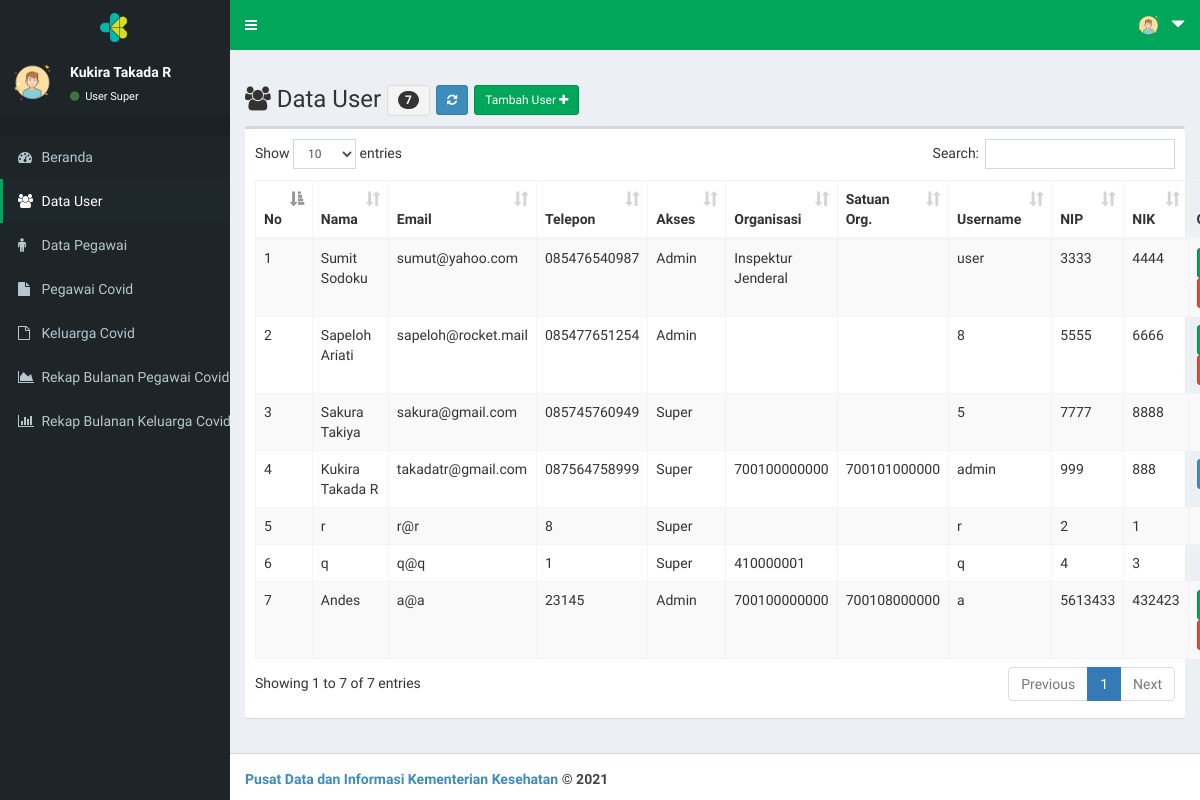
/page/index.php?menu=user_data (signed in), run on the app's committed database.
### tables this page shows
CREATE TABLE `tb_user` (
  `user_id` int(11) NOT NULL,
  `user_nama` varchar(30) NOT NULL,
  `user_email` varchar(30) NOT NULL,
  `user_telp` varchar(15) NOT NULL,
  `user_akses` enum('Super','Admin') NOT NULL,
  `user_org` varchar(100) NOT NULL,
  `user_orgsat` varchar(100) NOT NULL,
  `user_orgunit` varchar(100) NOT NULL,
  `user_name` varchar(15) NOT NULL,
  `user_pass` varchar(40) NOT NULL,
  `user_nip` varchar(20) NOT NULL,
  `user_nik` varchar(20) NOT NULL
);

### page/user_data.php (the view, shortened to what this page needs)
<!DOCTYPE html>
<html>
<head>
</head>
<body>
	<div class="row">
	  <div class="col-xs-12 col-md-12">
	    <h3><span class="fa fa-users"></span>
		    Data User
		    <?php
		      $qjumlah = mysqli_query($koneksi,"SELECT * FROM tb_user ");
		      $jumlah = mysqli_num_rows($qjumlah);
		    ?>
		    <button class="btn btn-sm btn-default"><span class="badge"><?php echo $jumlah; ?></span></button>
		    <a href="?menu=user_data" class="btn btn-sm btn-primary"><span class="fa fa-refresh"></a>
			<a href="?menu=user_tambah" class="btn btn-sm btn-success">Tambah User <span class="fa fa-plus"></a>
		</h3>
	  </div>
	</div>
	<div class="box">
        <div class="box-body">
          	<table id="example1" class="table table-bordered table-striped">
	            <thead>
		            <tr>
		              <th>No</th>
		              <th>Nama</th>
		              <th>Email</th>
		              <th>Telepon</th>
		              <th>Akses</th>
		              <th>Organisasi</th>
		              <th>Satuan Org.</th>
		              <th>Username</th>
		              <th>NIP</th>
		              <th>NIK</th>
		              <th>Opsi</th>
		            </tr>
	            </thead>
	            <tbody>
					<?php
					    $no = 1;
					    $sql = $koneksi->query("select * from tb_user");
					    while ($data=$sql->fetch_assoc()) {
					?>
				    <tr>
				        <td> <?php echo $no++; ?> </td>
				        <td> <?php echo $data['user_nama']; ?></td>
				        <td> <?php echo $data['user_email']; ?></td>
				        <td> <?php echo $data['user_telp']; ?></td>
				        <td> <?php echo $data['user_akses']; ?></td>
				        <td> <?php echo $data['user_org']; ?></td>
				        <td> <?php echo $data['user_orgsat']; ?></td>
				        <td> <?php echo $data['user_name']; ?></td>
				        <td> <?php echo $data['user_nip']; ?></td>
				        <td> <?php echo $data['user_nik']; ?></td>
				        <td>
				        	<?php
				        		if($data['user_id']==$profil['user_id']){ ?>
									<a 	href="?menu=user_profil_edit"
										class="btn btn-sm btn-primary"
										title="Edit dari profil <?php echo $data['user_nama'];?>">
									</a>
				          	<?php }
				         		elseif($data['user_akses']=='Super'){ }
						        else { ?>
									<a 	href="?menu=user_edit&user_id=<?php echo $data['user_id']; ?>"
										class="btn btn-sm btn-success"
										title="Edit <?php echo $data['user_nama'];?>">
									</a>
									<a 	onclick="return confirm('Anda yakin menghapus data user <?php echo $data['user_nama']; ?> ?')"
										href="?menu=user_hapus&user_id=<?php echo $data['user_id']; ?>"
										class="btn btn-sm btn-danger"
										title="Hapus <?php echo $data['user_nama'];?>" >
									</a>
							<?php }?>
				        </td>
				    </tr>
	      			<?php
	    				}
					?>
	            </tbody>
        	</table>
    	</div>
	</div>
</body>
</html>

### page/index.php (shortened to what this page needs)
<?php
  include "../inc/koneksi.php";
  $qprofil        = mysqli_query($koneksi,"SELECT * FROM tb_user WHERE user_id='$_SESSION[userweb]'");
  $profil         = mysqli_fetch_array($qprofil);
?>
<!DOCTYPE html>
<html>
  <head>
    <link rel="stylesheet" href="../lte/bootstrap/css/bootstrap.min.css">
    <link rel="stylesheet" href="https://cdnjs.cloudflare.com/ajax/libs/font-awesome/4.5.0/css/font-awesome.min.css">
    <link rel="stylesheet" href="https://cdnjs.cloudflare.com/ajax/libs/ionicons/2.0.1/css/ionicons.min.css">
    <link rel="stylesheet" href="../lte/dist/css/AdminLTE.min.css">
    <link rel="stylesheet" href="../lte/plugins/datatables/dataTables.bootstrap.css">
    <link rel="stylesheet" href="../lte/dist/css/skins/_all-skins.css">
    <link rel="stylesheet" href="../inc/mystyle.css">
  </head>
  <body class="hold-transition skin-green">
  <div class="wrapper">
    <header class="main-header">
      <a href="" class="logo" style=" background-color: #1d2529 !important">
       <img src="kmk.png" alt="" style="width: 30px !important;">
      </a>
      <nav class="navbar  navbar-static-top" role="navigation">
        <a href="#" class="sidebar-toggle" data-toggle="offcanvas" role="button">
        </a>
      <div class="navbar-custom-menu">
        <ul class="nav navbar-nav">
          <li class="dropdown user user-menu">
            <a href="#" class="dropdown-toggle" data-toggle="dropdown">
              <img src="../lte/dist/img/m.png" class="user-image" alt="User Image">
              <span class="hidden-xs"><span class="glyphicon glyphicon-triangle-bottom"></span></span>
            </a>
          </li>
        </ul>
      </div>
    </nav>
  </header>
    <aside class="main-sidebar" style=" background-color: #1d2529 !important">
    <section class="sidebar" style="color: #ffffff !important">
      <div class="user-panel">
        <div class="pull-left image">
          <img src="../lte/dist/img/m.png" class="img-circle" alt="User Image">
        </div>
        <div class="pull-left info">
          <p><?php echo $profil['user_nama']; ?></p>
          <a href="#">
            <i class="fa fa-circle text-success"></i> User <?php echo $profil['user_akses']; ?></a>
        </div>
      </div>
      <?php
        @$menu= $_GET['menu'];
      ?>
      <ul class="sidebar-menu">
        <li class="header"></li>
        <li <?php if (
          $menu=="" ||
          $menu=="dashboard"
          ){echo "class='active'";} ?>>
            <a href="?menu=dashboard">
              <i class="fa fa-dashboard"></i>
              <span>Beranda
              </span>
            </a>
        </li>
        <?php if($profil['user_akses']=='Super'){ ?>
          <li <?php if (
              $menu=="user_data" ||
              $menu=="user_tambah" ||
              $menu=="user_edit" ||
              $menu=="user_hapus"
            ){echo "class='active'";} ?>>
              <a href="?menu=user_data">
                <i class="fa fa-users"></i>
                <span>Data User
                </span>
              </a>
          </li>
        <?php } ?>
<?php if($profil['user_akses']!='Umum'){ ?>
        <li <?php if (
          $menu=="peg_data" ||
          $menu=="peg_tambah" ||
          $menu=="peg_edit" ||
          $menu=="peg_hapus"||
          $menu=="peg_hapus_semua"||
          $menu=="kon_data"||
          $menu=="kon_edit"||
          $menu=="kon_tambah"||
          $menu=="kel_data"||
          $menu=="kel_edit"||
          $menu=="kel_tambah"||
          $menu=="kel_tambah_lama"||
          $menu=="kel_identitas"||
          $menu=="kel_identitas_edit"||
          $menu=="kel_identitas_hapus"
          ){echo "class='active'";} ?>>
            <a href="?menu=peg_data">
              <i class="fa fa-male"></i>
              <span>Data Pegawai
              </span>
            </a>
        </li>
        <li <?php if (
          $menu=="vkon_data"||
          $menu=="vkon_tambah"||
          $menu=="vkon_hapus"
          ){echo "class='active'";} ?>>
            <a href="?menu=vkon_data">
              <i class="fa fa-file"></i>
              <span>Pegawai Covid
              </span>
            </a>
        </li>
        <li <?php if (
          $menu=="vkel_data"||
          $menu=="vkel_tambah"||
          $menu=="vkel_hapus"
          ){echo "class='active'";} ?>>
            <a href="?menu=vkel_data">
              <i class="fa fa-file-o"></i>
              <span>Keluarga Covid
              </span>
            </a>
        </li>
        <li <?php if (
          $menu=="rekkon_data"||
          $menu=="rekkon_rekap"||
          $menu=="rekkon_detail"
          ){echo "class='active'";} ?>>
            <a href="?menu=rekkon_data">
              <i class="fa fa-area-chart"></i>
              <span>Rekap Bulanan Pegawai Covid
              </span>
            </a>
        </li>
        <li <?php if (
          $menu=="rekkel_data"||
          $menu=="rekkel_rekap"||
          $menu=="rekkel_detail"
          ){echo "class='active'";} ?>>
            <a href="?menu=rekkel_data">
              <i class="fa fa-bar-chart"></i>
              <span>Rekap Bulanan Keluarga Covid
              </span>
            </a>
        </li>
<?php } ?>
      </ul>
    </section>
  </aside>
  <div class="content-wrapper">
    <section class="content">
      <?php
        switch($_GET['menu']){
          case 'user_data':
          include "user_data.php";
          break;
                ?>
                <?php
        }
      ?>
    </section>
  </div>
  <footer class="main-footer">
    <strong><a href="">Pusat Data dan Informasi Kementerian Kesehatan</a> &copy; 2021 </a>
  </footer>
</div>
</body>
</html>

### data on the page
tb_user: user_nama "Kukira Takada R", user_akses "Super", user_email "takadatr@gmail.com", user_telp "087564758999", user_org "700100000000", user_orgsat "700101000000", user_name "admin", user_nip "999", user_nik "888"
tb_user: user_nama "Sumit Sodoku", user_email "sumut@yahoo.com", user_telp "085476540987", user_akses "Admin", user_org "Inspektur Jenderal", user_name "user", user_nip "3333", user_nik "4444"
tb_user: user_nama "Sapeloh Ariati", user_email "sapeloh@rocket.mail", user_telp "085477651254", user_akses "Admin", user_name "8", user_nip "5555", user_nik "6666"
tb_user: user_nama "Sakura Takiya", user_email "sakura@gmail.com", user_telp "085745760949", user_akses "Super", user_name "5", user_nip "7777", user_nik "8888"
tb_user: user_nama "r", user_email "r@r", user_telp "8", user_akses "Super", user_name "r", user_nip "2", user_nik "1"
tb_user: user_nama "q", user_email "q@q", user_telp "1", user_akses "Super", user_org "410000001", user_name "q", user_nip "4", user_nik "3"
tb_user: user_nama "Andes", user_email "a@a", user_telp "23145", user_akses "Admin", user_org "700100000000", user_orgsat "700108000000", user_name "a", user_nip "5613433", user_nik "432423"

### other printed values
$jumlah "7"
